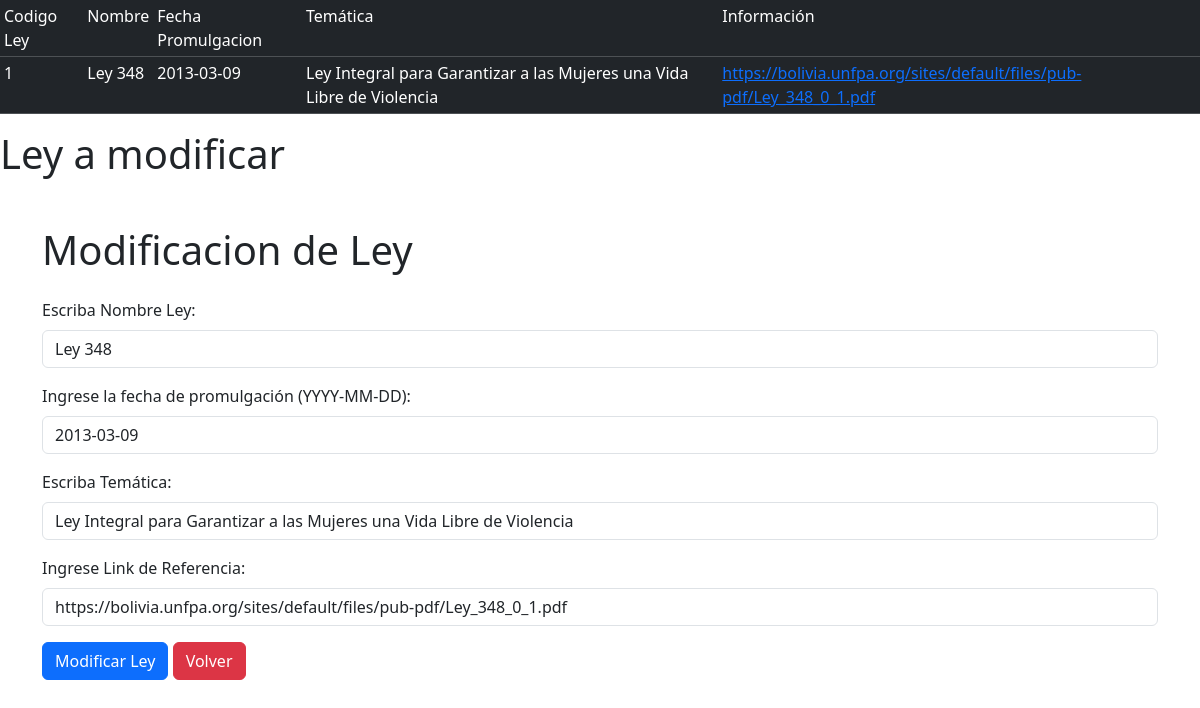
Page /controlador/leyModifica.php?cod=1 (signed in) on the committed database.
### tables this page shows
CREATE TABLE `ley_normativa` (
  `codLey` int(11) NOT NULL,
  `nombre` varchar(100) DEFAULT NULL,
  `fecha_promulgacion` date DEFAULT NULL,
  `tematica` varchar(300) DEFAULT NULL,
  `informacion` varchar(300) DEFAULT NULL,
  `ci` int(11) DEFAULT NULL
);

### controlador/leyModifica.php (called while the page is built, shortened)
<?php
$cod = $_GET['cod'];
include("../modelo/Ley_NormativaClase.php");
$car = new Ley_Normativa($cod, "", "", "", "");
$res = $car->lista_especifica();
$reg = $res->fetch_assoc();
$nom = $reg['nombre'];
$fecha = $reg['fecha_promulgacion'];
$tematica = $reg['tematica'];
$inf = $reg['informacion'];
include("../vista/LeyModifica.php");
?>

### modelo/Ley_NormativaClase.php (called while the page is built, shortened)
<?php
class Ley_Normativa{
    private $codLey;
    public function lista(){
        $db=new Conexion();
        $sql=$db->query("SELECT * FROM ley_normativa");
        return ($sql);
    }public function lista_especifica(){
        $db=new Conexion();
        $sql=$db->query("SELECT * FROM ley_normativa where codLey=$this->codLey");
        return ($sql);
    }
    public function setcodLey($codLey){
        $this->codLey=$codLey;
    }
}
?>

### vista/LeyModifica.php (the view, shortened to what this page needs)
<!DOCTYPE html>
<html lang="en">
<head>
    <link href="https://cdn.jsdelivr.net/npm/bootstrap@5.3.1/dist/css/bootstrap.min.css" rel="stylesheet">
</head>
<body>
    <table  class="table table-dark table-sm">
        <tr>
            <td>Codigo Ley</td>
            <td>Nombre</td>
            <td>Fecha Promulgacion</td>
            <td>Temática</td>
            <td>Información</td>
        </tr>
        <?php
                echo "<tr>";
                echo "<td>".$cod."</td>";
                echo "<td>".$nom."</td>";
                echo "<td>".$fecha."</td>";
                echo "<td>".$tematica."</td>";
                echo '<td><a href="' . $inf . '">' . $inf . '</a></td>';
                echo "</tr>";
        ?>
    </table>
    <h1>Ley a modificar</h1>
    <div class="container mt-5">
        <form action="" method="POST">
            <h1 class="mb-4">Modificacion de Ley</h1>
            <div class="mb-3">
                <label for="nom" class="form-label">Escriba Nombre Ley:</label>
                <input type="text" class="form-control" name="nom" id="nom" value="<?php echo $nom; ?>">
            </div>
            <div class="mb-3">
                <label for="fechaPromulgacion" class="form-label">Ingrese la fecha de promulgación (YYYY-MM-DD):</label>
                <input type="text" class="form-control" id="fechaPromulgacion" name="fechaPromulgacion" value="<?php echo $fecha; ?>" pattern="\d{4}-\d{2}-\d{2}" required>
            </div>
            <div class="mb-3">
                <label for="tem" class="form-label">Escriba Temática:</label>
                <input type="text" class="form-control" name="tem" id="tem" value="<?php echo $tematica; ?>">
            </div>
            <div class="mb-3">
                <label for="ref" class="form-label">Ingrese Link de Referencia:</label>
                <input type="text" class="form-control" name="ref" id="ref" value="<?php echo $inf; ?>">
            </div>
            <button type="submit" class="btn btn-primary" name="ModificarLey">Modificar Ley</button>
            <button type="button" class="btn btn-danger" onclick="window.location.href='../controlador/leyLista.php'">Volver</button>
        </form>
    </div>
</body>
</html>

### rows in the picture
ley_normativa: nombre "Ley 348", fecha_promulgacion "2013-03-09", tematica "Ley Integral para Garantizar a las Mujeres una Vida Libre de Violencia", informacion "https://bolivia.unfpa.org/sites/default/files/pub-pdf/Ley_348_0_1.pdf", nom "Ley 348", fechaPromulgacion "2013-03-09", tem "Ley Integral para Garantizar a las Mujeres una Vida Libre de Violencia", ref "https://bolivia.unfpa.org/sites/default/files/pub-pdf/Ley_348_0_1.pdf"

### other values in the picture
$cod "1"
